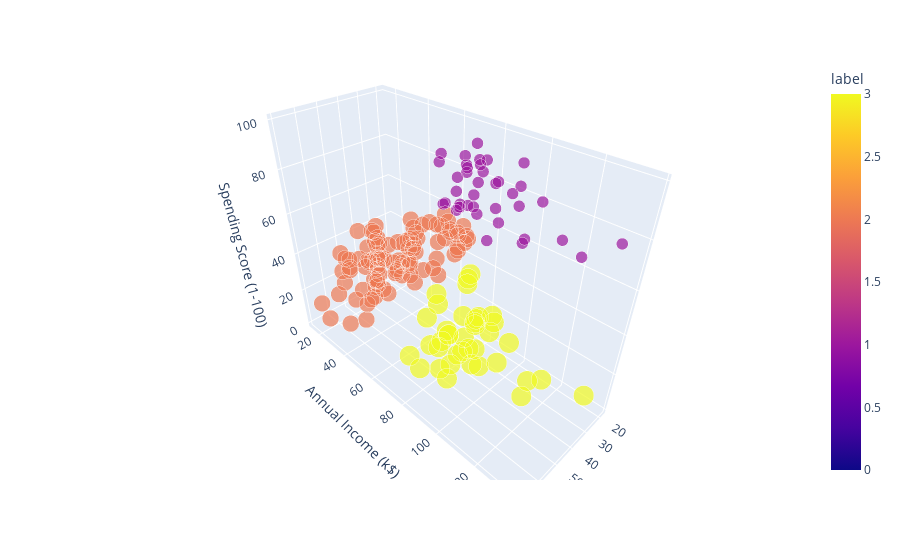

The notebook cell this image was saved under:
### Code cell
import plotly.express as px

fig = px.scatter_3d(data_frame = df2, x = 'Age', y = 'Annual Income (k$)',
                   z = 'Spending Score (1-100)', color = 'label', size = 'label')
fig.show()

### Figure 1 — Plotly figure (JSON) as saved in the notebook; plotly's stock layout.template omitted (floating-point values rounded to 4 significant figures; data arrays with more than 128 entries replaced by an {"elided": "..."} marker saying what was removed)
{"data": [{"hovertemplate": "Age=%{x}<br>Annual Income (k$)=%{y}<br>Spending Score (1-100)=%{z}<br>label=%{marker.color}<extra></extra>", "legendgroup": "", "marker": {"color": {"elided": "200 int values"}, "coloraxis": "coloraxis", "size": {"elided": "200 int values"}, "sizemode": "area", "sizeref": 0.0075, "symbol": "circle"}, "mode": "markers", "name": "", "scene": "scene", "showlegend": false, "type": "scatter3d", "x": {"elided": "200 int values"}, "y": {"elided": "200 int values"}, "z": {"elided": "200 int values"}}], "layout": {"coloraxis": {"colorbar": {"title": {"text": "label"}}, "colorscale": [[0, "#0d0887"], [0.1111, "#46039f"], [0.2222, "#7201a8"], [0.3333, "#9c179e"], [0.4444, "#bd3786"], [0.5556, "#d8576b"], [0.6667, "#ed7953"], [0.7778, "#fb9f3a"], [0.8889, "#fdca26"], [1, "#f0f921"]]}, "legend": {"itemsizing": "constant", "tracegroupgap": 0}, "margin": {"t": 60}, "scene": {"domain": {"x": [0, 1], "y": [0, 1]}, "xaxis": {"title": {"text": "Age"}}, "yaxis": {"title": {"text": "Annual Income (k$)"}}, "zaxis": {"title": {"text": "Spending Score (1-100)"}}}}}
